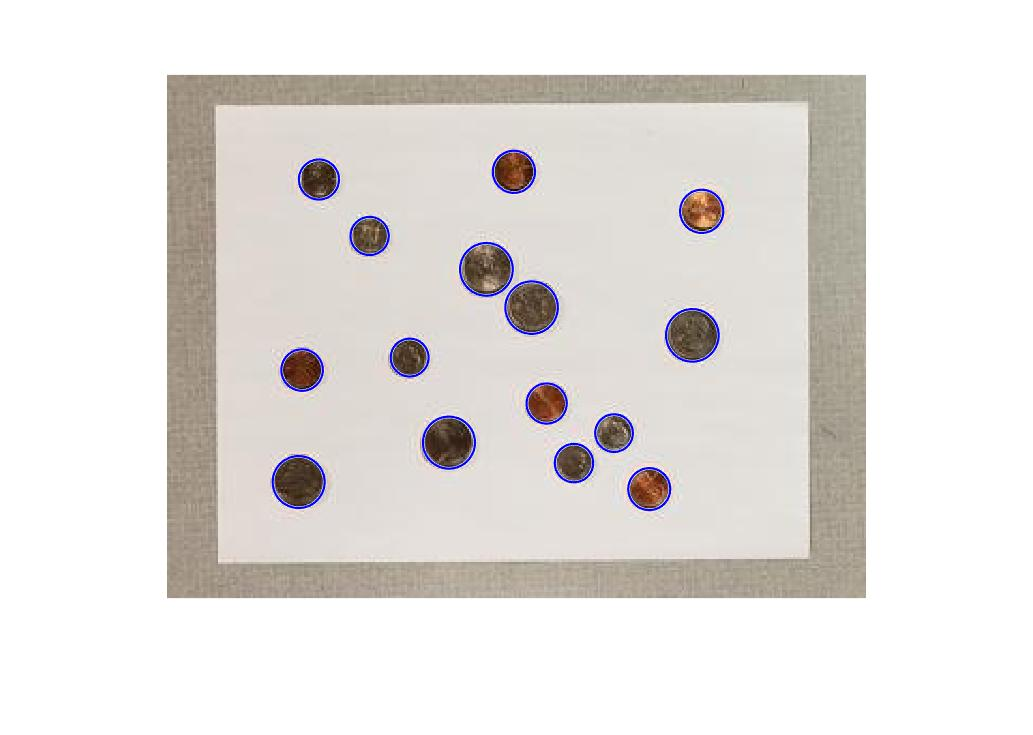
%> input picture src/new-method.jpg, 1033 x 735 px
$ octave --eval "result = removeNoisyBackground(imread('new-method.jpg'));"   (GNU Octave 9; MATLAB toolbox functions it lacks are replaced by stand-ins)
%> lines starting %> are read from the running program, lines starting %| are printed output that depends on the picture; in (x1, y1, x2, y2) boxes, pixels count from 0 and x2, y2 are one past the last pixel; in counts of white or black regions, pixels touching at a corner belong together; the program's own positions count from 1
function [coin_mask] = removeNoisyBackground(I)
    I_hsv = rgb2hsv(I);
%> I_hsv: size 735x1033x3 double; mean H, S, V 0.0704, 0.0515, 0.901
    I_gray = rgb2gray(I);
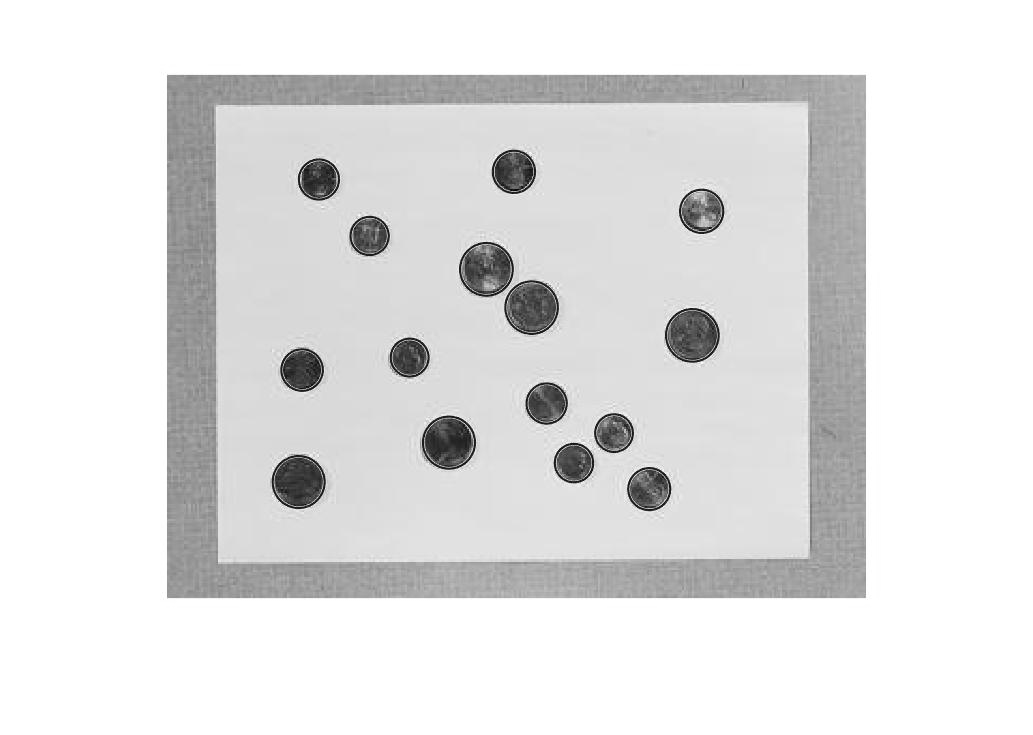
%> I_gray: size 735x1033 uint8; min 3, max 255, mean 225.8
    I_hue = imbinarize(I_hsv(:,:,1));
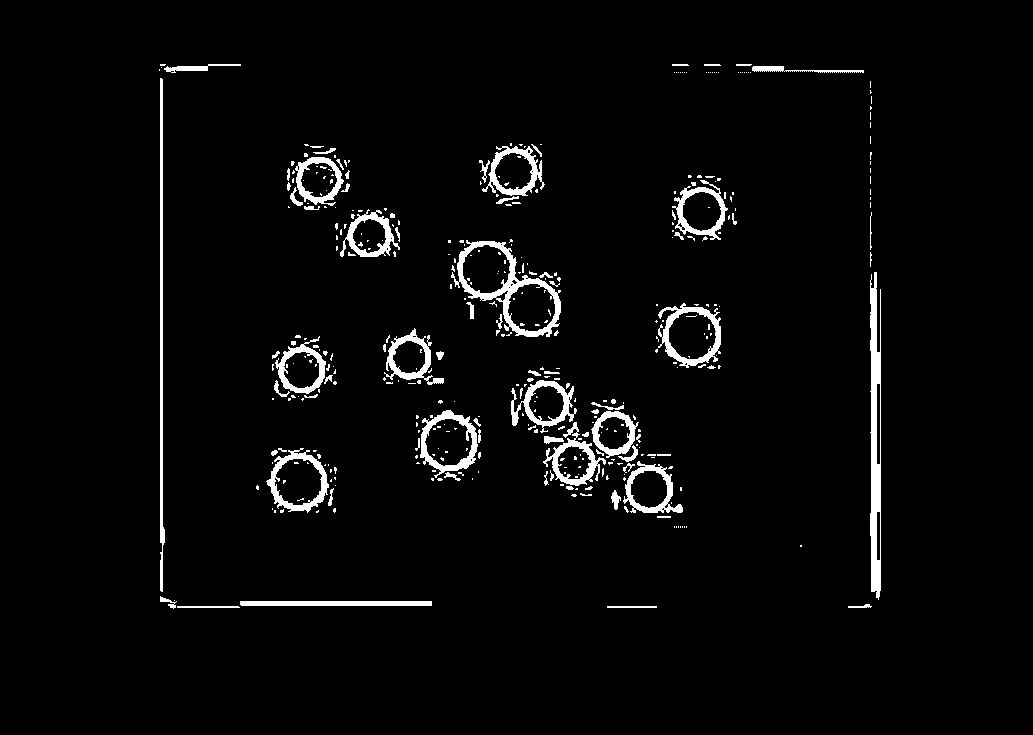
%> I_hue: size 735x1033 logical; 3.4% white; 394 white regions (311 under 20 px), largest, box (x1, y1, x2, y2) and area: (870, 272, 881, 600) 2615, (451, 240, 561, 337) 2187, (160, 78, 165, 592) 1548
%> (the run ends here)
